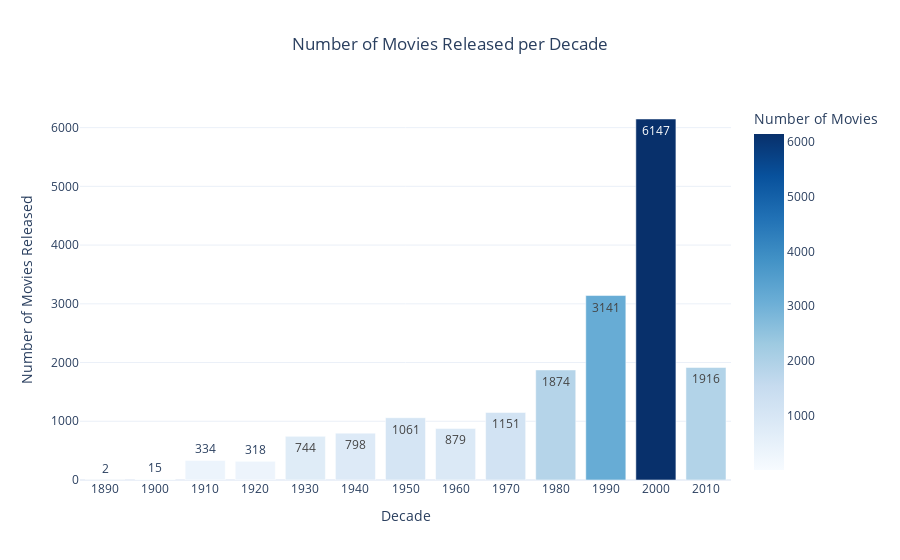

The notebook cell saved with this chart:
### Code cell
# read CMU movies_char
cmu_movies_chars = pd.read_csv('data\clean\movies_char\CMU_movies_chars.csv')
cmu_movies_chars.head(5)

# keep only the movie_nale and Release_date, Revenue, Genres, Countries
cmu_movies_chars = cmu_movies_chars[['Movie_name', 'Release_date', 'Revenue', 'Genres', 'Countries']]
cmu_movies_chars.head(5)
#drop duplicates in Movie_name  
cmu_movies_chars = cmu_movies_chars.drop_duplicates(subset=['Movie_name'])
cmu_movies_chars.head(5)

# Visualize the count of movies per decade
import plotly.express as px

# Step 1: Add a 'Decade' column based on the 'Release_date' column
cmu_movies_chars['Release_date'] = pd.to_datetime(cmu_movies_chars['Release_date'])
cmu_movies_chars['Decade'] = (cmu_movies_chars['Release_date'].dt.year // 10) * 10

# Step 2: Group by decade and count the number of movies
movies_count_by_decade = cmu_movies_chars['Decade'].value_counts().sort_index().reset_index()
movies_count_by_decade.columns = ['Decade', 'Movie Count']

# Step 3: Create the bar plot with Plotly
fig = px.bar(
    movies_count_by_decade,
    x='Decade',
    y='Movie Count',
    text='Movie Count',  # Display the count value on the bars
    labels={'Decade': 'Decade', 'Movie Count': 'Number of Movies'},
    title='Number of Movies Released per Decade',
    color='Movie Count',  # Optional: Color bars based on the count
    color_continuous_scale='Blues',
)

# Update layout for better visuals
fig.update_layout(
    xaxis=dict(
        tickvals=movies_count_by_decade['Decade'],  # Ensure only decades appear
        title='Decade'
    ),
    yaxis_title='Number of Movies Released',
    title_x=0.5,
    template='plotly_white'
)

# Show the figure
fig.show()

### Figure 1 — Plotly figure (JSON) as saved in the notebook; plotly's stock layout.template omitted (floating-point values rounded to 4 significant figures)
{"data": [{"alignmentgroup": "True", "hovertemplate": "Decade=%{x}<br>Number of Movies=%{marker.color}<extra></extra>", "legendgroup": "", "marker": {"color": [2, 15, 334, 318, 744, 798, 1061, 879, 1151, 1874, 3141, 6147, 1916], "coloraxis": "coloraxis", "pattern": {"shape": ""}}, "name": "", "offsetgroup": "", "orientation": "v", "showlegend": false, "text": [2, 15, 334, 318, 744, 798, 1061, 879, 1151, 1874, 3141, 6147, 1916], "textposition": "auto", "type": "bar", "x": [1890, 1900, 1910, 1920, 1930, 1940, 1950, 1960, 1970, 1980, 1990, 2000, 2010], "xaxis": "x", "y": [2, 15, 334, 318, 744, 798, 1061, 879, 1151, 1874, 3141, 6147, 1916], "yaxis": "y"}], "layout": {"barmode": "relative", "coloraxis": {"colorbar": {"title": {"text": "Number of Movies"}}, "colorscale": [[0, "rgb(247,251,255)"], [0.125, "rgb(222,235,247)"], [0.25, "rgb(198,219,239)"], [0.375, "rgb(158,202,225)"], [0.5, "rgb(107,174,214)"], [0.625, "rgb(66,146,198)"], [0.75, "rgb(33,113,181)"], [0.875, "rgb(8,81,156)"], [1, "rgb(8,48,107)"]]}, "legend": {"tracegroupgap": 0}, "title": {"text": "Number of Movies Released per Decade", "x": 0.5}, "xaxis": {"anchor": "y", "domain": [0, 1], "tickvals": [1890, 1900, 1910, 1920, 1930, 1940, 1950, 1960, 1970, 1980, 1990, 2000, 2010], "title": {"text": "Decade"}}, "yaxis": {"anchor": "x", "domain": [0, 1], "title": {"text": "Number of Movies Released"}}}}
